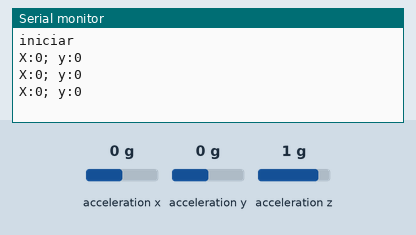
A sketch run on a simulated Arduino Uno, built with avr-gcc and run on an emulated ATmega328P. On the bench: the last lines printed to the serial monitor. Inputs (shaded band) come from the test bench; at power-on: acceleration x 0 g, acceleration y 0 g, acceleration z 1 g.

Above: at 1.2 s.
1.3 s: acceleration x set to -1.4 g
At 1.74 s:
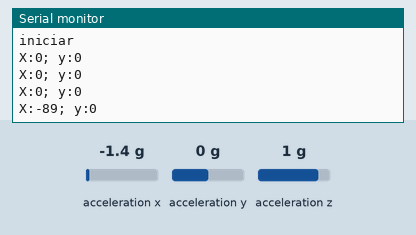
4.3 s: acceleration y set to -1.4 g
At 4.63 s:
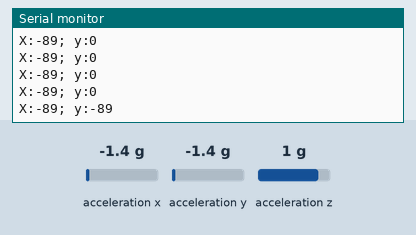
5.8 s: acceleration x set to -0.8 g
At 6.08 s:
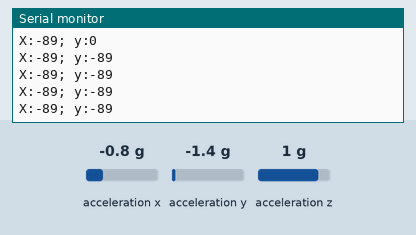
Timing chart, 0 to 8.8 s (numbered marks = the images above; inputs shaded):
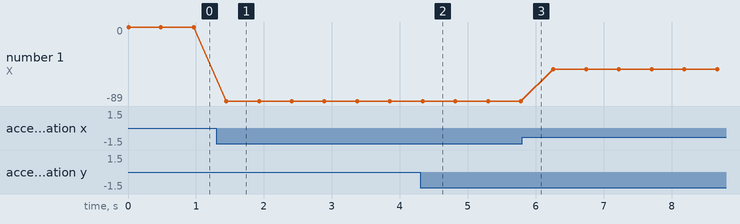

The sketch:

Practica_6.ino
```cpp
/*
 * Fundacion Kinal
 * Centro educativo tecnico laboral Kinal
 * Electronica
 * Grado: Quinto
 * Sección: A
 * Curso: Taller de electronica digital y reparación de computadoras I
 * Nombre: Esteban Andres Rivas Arreaga
 * Carnet: 2020198
 * Proyecto: practica 6
*/

#include <SparkFun_ADXL345.h>
#include <SPI.h>
#include <Wire.h>
#include <LedControl.h>

#define entradita   12   //pin 12 conectado al pin de datos del max7219.
#define clocksito 11   //pin 11 conectado al pin de clock del max7219.
#define cs  10   //pin 10 conectado al pin de carga del max7219.

LedControl matricita = LedControl(entradita,clocksito,cs,1);
ADXL345 acelerometrin = ADXL345();

byte circulito1[8]= {        // array que contiene todos los elementos de las
  B11111111,
  B00000000,
  B00000000,
  B00011000,
  B00011000,
  B00000000,
  B00000000,
  B11111111
};
byte circulito2[8]= {       // array que contiene todos los elementos de las
  B11111111,
  B00000000,
  B00000000,
  B11000000,
  B11000000,
  B00000000,
  B00000000,
  B11111111
};

byte circulito3[8]= {       // array que contiene todos los elementos de las
  B11111111,
  B00000000,
  B00000000,
  B00000011,
  B00000011,
  B00000000,
  B00000000,
  B11111111
};

byte circulito4[8]={B11111111,
  B00000000,
  B00000000,
  B00000110,
  B00000110,
  B00000000,
  B00000000,
  B11111111};

byte circulito5[8]={
  B11111111,
  B00000000,
  B00000000,
  B01100000,
  B01100000,
  B00000000,
  B00000000,
  B11111111
};

unsigned long delaycito = 80;

void setup() {
  Serial.begin(9600);
  Serial.println("iniciar");
  Serial.println();
  acelerometrin.powerOn();
  acelerometrin.setRangeSetting(8);
  matricita.shutdown(0,false); //Activo el max7219 para poder mostrar los digitos.
  matricita.setIntensity(0,15);  //Brilo a la mitad
  matricita.clearDisplay(0);
}

void loop() {
cosito();
}


void cosito(){
int x,y,z;
acelerometrin.readAccel(&x,&y,&z);
Serial.print("X:");
Serial.print(x);
Serial.print("; ");
Serial.print("y:");
Serial.print(y);
Serial.println("");
delay(80);
if(x==0 && y>=3 && y<=5){
  for(int i=0; i<8;i++)
      {
        matricita.setRow(0,i,circulito1[i]);
      }
}
delay(delaycito);
if(x>=-30 && y>=3 && x<=-4 && y<=14){
  for(int i=0; i<8;i++)
      {
        matricita.setRow(0,i,circulito3[i]);
      }
}
delay(delaycito);
if(x<=-2 && y==4 &&x>=-3){
  for(int i=0; i<8;i++)
      {
        matricita.setRow(0,i,circulito4[i]);
      }
}
delay(delaycito);
if(x>=2 && y>=-63 && x<=031 && y<=61){
  for(int i=0; i<8;i++)
      {
        matricita.setRow(0,i,circulito2[i]);
      }
}
delay(delaycito);
if(x>=2 && y>=4 && x<=4 && y<=5){
  for(int i=0; i<8;i++)
      {
        matricita.setRow(0,i,circulito5[i]);
      }
}
delay(delaycito);
}
```

Measured:
- after the input at 1.3 s, the serial monitor: prints a new line after 0.15 s (image 1)
- after the input at 4.3 s, the serial monitor: prints a new line at once (image 2)
- plotted number 1: 0 → -89 after the input at 1.3 s, -89 → -51 after the input at 5.8 s
